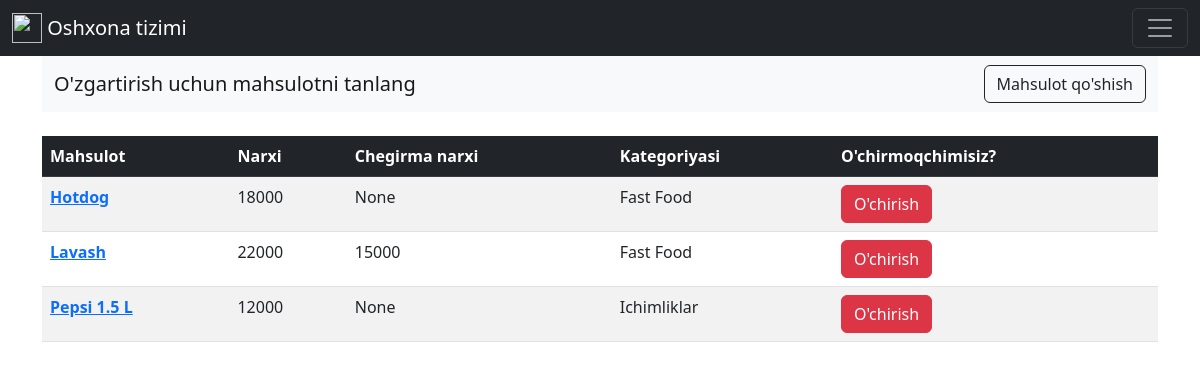
Page /profession/accountant/products/ (signed in) on the earlier database version.
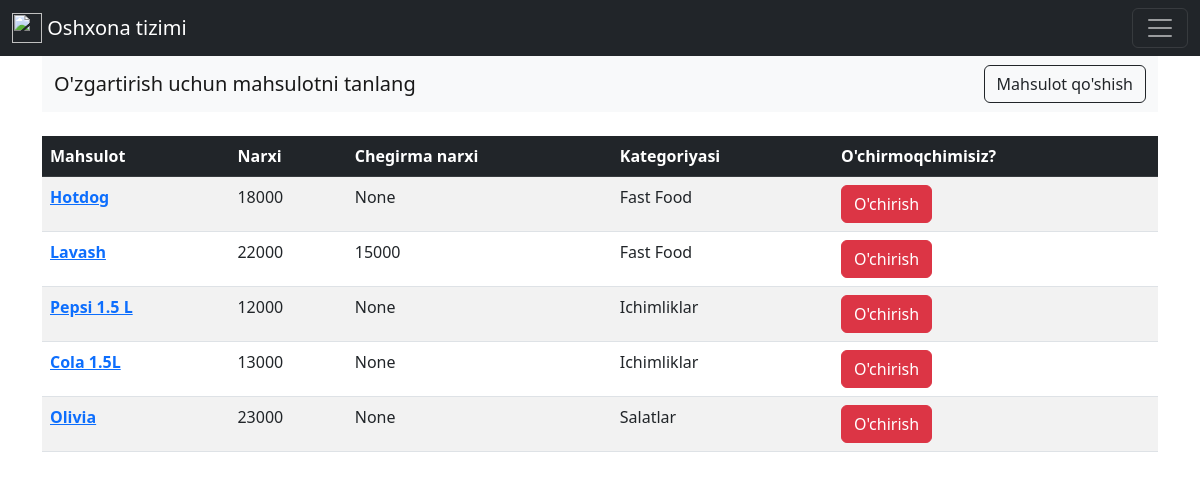
Same page on the later database version.
### products/models.py (models this page shows, shortened)
class Product(models.Model):
    name = models.CharField(max_length=50)
    date = models.DateTimeField(auto_now_add=True)
    price = models.IntegerField()
    discount_price = models.IntegerField(null=True, blank=True)
    category = models.ForeignKey(Category,on_delete=models.CASCADE)
    class Meta:
        verbose_name_plural = "Products"

class Category(models.Model):
    name = models.CharField(max_length=50)
    class Meta:
        verbose_name_plural = "Categories"
    def __str__(self):
        return self.name

### products/views.py (the view)
# urls.py: path('accountant/products/', products_view, name='products'),
def products_view(request):
    if request.user.is_superuser or request.user.profession == 'accountant':
        products = Product.objects.all()
        return render(request, 'admin_page/products.html', {
            'products': products,
        })
    else:
        return redirect('/page/not_found/')

### template/admin_page/products.html (shortened to what this page needs)
{% extends 'admin_page/admin.html' %}
{% block content %}
<nav class="navbar bg-light">
  <div class="container-fluid">
    <a class="navbar-brand" href="{% url 'products' %}">O'zgartirish uchun mahsulotni tanlang</a>
    <a class="btn btn-outline-dark" href="{% url 'add_product' %}" role="button">Mahsulot qo'shish</a>
  </div>
</nav>
<br>
<table class="table table-striped table-hover">
  <thead>
    <tr class="table table-dark">
      <th scope="col">Mahsulot</th>
      <th scope="col">Narxi</th>
      <th scope="col">Chegirma narxi</th>
      <th scope="col">Kategoriyasi</th>
      <th scope="col">O'chirmoqchimisiz?</th>
    </tr>
  </thead>
  <tbody>
  {% for product in products %}
    <tr>
      <th scope="row"><a href="{% url 'update_product' product.pk %}">{{ product.name }}</a></th>
      <td>{{ product.price }}</td>
      <td>{{ product.discount_price }}</td>
      <td>{{ product.category }}</td>
      <td><a href="{% url 'delete_product' product.pk %}" class="btn btn-danger">O'chirish</a></td>
    </tr>
  {% endfor %}
  </tbody>
</table>
{% endblock content %}

Differences in the rows shown:
added Product: name "Cola 1.5L", price "13000", discount_price "None", category "Ichimliklar"
added Product: name "Olivia", price "23000", discount_price "None", category "Salatlar"
